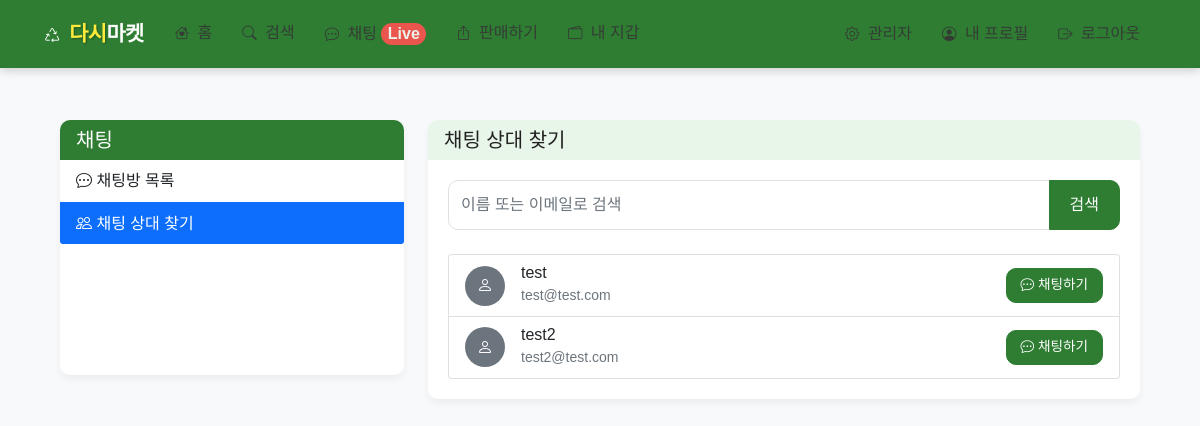
/chat/users (signed in), run on the app's committed database.
### app/models.py (models this page shows, shortened)
class User(UserMixin, db.Model):
    __tablename__ = 'users'
    id = db.Column(db.Integer, primary_key=True)
    email = db.Column(db.String(120), unique=True, nullable=False)
    password_hash = db.Column(db.String(256), nullable=False)
    username = db.Column(db.String(64), nullable=False)
    profile_image = db.Column(db.String(120), nullable=True)
    created_at = db.Column(db.DateTime, default=datetime.utcnow)
    is_admin = db.Column(db.Boolean, default=False)
    is_active = db.Column(db.Boolean, default=True)
    products = db.relationship('Product', backref='seller', lazy='dynamic')
    wallet = db.relationship('Wallet', backref='user', uselist=False)

### app/chat/routes.py (the view)
@bp.route('/users', methods=['GET'])
@login_required
def user_list():
    search_query = request.args.get('q', '')
    if search_query:
        users = User.query.filter(
            User.id != current_user.id,  # 자기 자신 제외
            User.is_active == True,      # 활성 사용자만
            (User.username.ilike(f'%{search_query}%') | User.email.ilike(f'%{search_query}%'))
        ).order_by(User.username).all()
    else:
        users = User.query.filter(
            User.id != current_user.id,  # 자기 자신 제외
            User.is_active == True       # 활성 사용자만
        ).order_by(User.username).all()
    return render_template(
        'chat/user_list.html',
        title='채팅 상대 선택',
        users=users,
        search_query=search_query
    )

### app/models.py (called while the page is built)
@login_manager.user_loader
def load_user(id):
    return User.query.get(int(id))

### app/templates/chat/user_list.html (shortened to what this page needs)
{% extends 'base.html' %}
{% block content %}
<div class="container py-4">
    <div class="row">
        <div class="col-md-4 mb-4">
            <div class="card">
                <div class="card-header bg-primary text-white">
                    <h5 class="mb-0">채팅</h5>
                </div>
                <div class="list-group list-group-flush">
                    <a href="{{ url_for('chat.index') }}" class="list-group-item list-group-item-action">
                        <i class="bi bi-chat-dots"></i> 채팅방 목록
                    </a>
                    <a href="{{ url_for('chat.user_list') }}" class="list-group-item list-group-item-action active">
                        <i class="bi bi-people"></i> 채팅 상대 찾기
                    </a>
                </div>
            </div>
        </div>
        <div class="col-md-8">
            <div class="card">
                <div class="card-header">
                    <h5 class="mb-0">채팅 상대 찾기</h5>
                </div>
                <div class="card-body">
                    <form action="{{ url_for('chat.user_list') }}" method="get" class="mb-4">
                        <div class="input-group mb-3">
                            <input type="text" class="form-control" placeholder="이름 또는 이메일로 검색"
                                   name="q" value="{{ search_query }}">
                            <button class="btn btn-primary" type="submit">검색</button>
                        </div>
                    </form>
                    {% if users %}
                        <div class="list-group">
                            {% for user in users %}
                                <div class="list-group-item">
                                    <div class="d-flex justify-content-between align-items-center">
                                        <div class="d-flex align-items-center">
                                            {% if user.profile_image %}
                                                <img src="{{ url_for('static', filename='uploads/' + user.profile_image) }}"
                                                     alt="{{ user.username }}"
                                                     class="rounded-circle me-3"
                                                     style="width: 40px; height: 40px; object-fit: cover;">
                                            {% else %}
                                                <div class="rounded-circle bg-secondary text-white d-flex align-items-center justify-content-center me-3"
                                                     style="width: 40px; height: 40px;">
                                                    <i class="bi bi-person"></i>
                                                </div>
                                            {% endif %}
                                            <div>
                                                <h6 class="mb-0">{{ user.username }}</h6>
                                                <small class="text-muted">{{ user.email }}</small>
                                            </div>
                                        </div>
                                        <a href="{{ url_for('chat.create_private_chat', user_id=user.id) }}" class="btn btn-sm btn-primary">
                                            <i class="bi bi-chat-dots"></i> 채팅하기
                                        </a>
                                    </div>
                                </div>
                            {% endfor %}
                        </div>
                    {% endif %}
                </div>
            </div>
        </div>
    </div>
</div>
{% endblock %}

### app/static/css/style.css (style rules this page uses)
:root { --primary-color: #FF7E36; --secondary-color: #56C4C5; --accent-color: #3A86FF; --light-color: #FFF8F0; --dark-color: #363636; --gray-color: #f8f9fa; --border-radius: 10px; --box-shadow: 0 4px 12px rgba(0, 0, 0, 0.08); }
body { font-family: 'Pretendard', 'Noto Sans KR', -apple-system, BlinkMacSystemFont, sans-serif; background-color: var(--light-color); color: var(--dark-color); line-height: 1.6; padding-bottom: 0; }
.btn { border-radius: var(--border-radius); font-weight: 500; padding: 10px 20px; transition: all 0.2s ease; }
.btn-primary { background-color: var(--primary-color) !important; border-color: var(--primary-color) !important; }
.btn-sm { padding: 6px 14px; font-size: 0.85rem; }
.container { padding: 20px 15px; }
.card { border-radius: var(--border-radius); border: none; box-shadow: var(--box-shadow); transition: transform 0.3s ease, box-shadow 0.3s ease; overflow: hidden; height: 100%; background-color: white; }
.card-body { padding: 1.25rem; }
.form-control, .form-select { border-radius: var(--border-radius); padding: 12px; border: 1px solid #e0e0e0; transition: all 0.2s ease; }

### app/templates/base.html (style rules this page uses)
:root { --primary-color: #2E7D32; --secondary-color: #1B5E20; --accent-color: #FF5252; --accent-color-dark: #D32F2F; --background-color: #F8F9FA; --light-accent: #E8F5E9; --text-color: #212121; --light-text: #FFFFFF; --border-radius: 10px; }
body { font-family: 'Pretendard', 'Noto Sans KR', sans-serif; background-color: var(--background-color); color: var(--text-color); }
.btn-primary { background-color: var(--primary-color); border-color: var(--primary-color); color: var(--light-text); }
.card { border-radius: var(--border-radius); box-shadow: 0 4px 8px rgba(0, 0, 0, 0.05); border: none; }
.card-header { background-color: var(--light-accent); border-bottom: none; font-weight: 600; }
.bg-primary { background-color: var(--primary-color) !important; }

### data on the page
User: username "test", email "test@test.com"
User: username "test2", email "test2@test.com"
